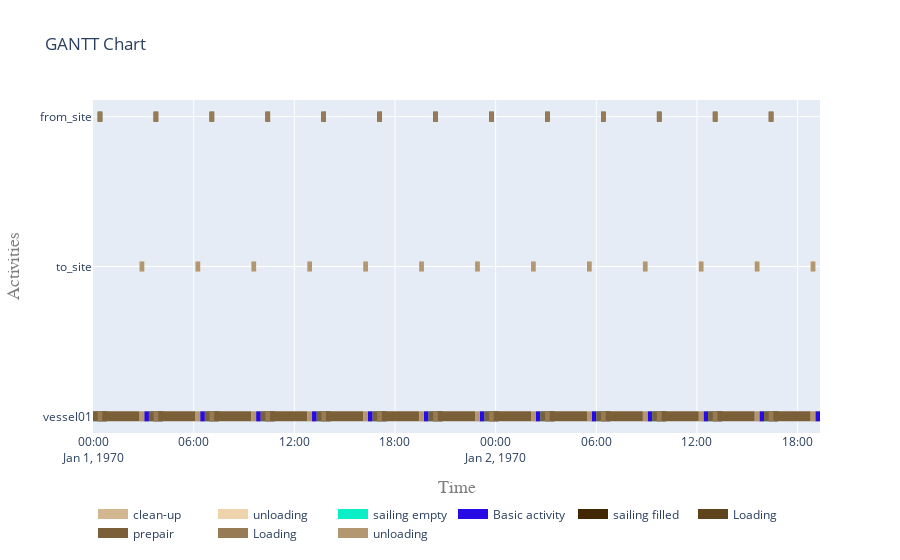

Source (notebook cell):
### Code cell
plot.get_gantt_chart([vessel01, from_site, to_site], id_map=[while_activity])

### Figure 1 — Plotly figure (JSON) as saved in the notebook; plotly's stock layout.template omitted (floating-point values rounded to 4 significant figures; data arrays with more than 128 entries replaced by an {"elided": "..."} marker saying what was removed)
{"data": [{"connectgaps": false, "hoverinfo": "y+name", "line": {"color": "rgb(211,183,145)", "width": 10}, "mode": "lines", "name": "clean-up", "type": "scatter", "x": ["1970-01-01T03:03:20", "1970-01-01T03:03:20", "1970-01-01T03:20:00", "1970-01-01T03:20:00", "1970-01-01T03:20:00", "1970-01-01T06:23:20", "1970-01-01T06:23:20", "1970-01-01T06:40:00", "1970-01-01T06:40:00", "1970-01-01T06:40:00", "1970-01-01T09:43:20", "1970-01-01T09:43:20", "1970-01-01T10:00:00", "1970-01-01T10:00:00", "1970-01-01T10:00:00", "1970-01-01T13:03:20", "1970-01-01T13:03:20", "1970-01-01T13:20:00", "1970-01-01T13:20:00", "1970-01-01T13:20:00", "1970-01-01T16:23:20", "1970-01-01T16:23:20", "1970-01-01T16:40:00", "1970-01-01T16:40:00", "1970-01-01T16:40:00", "1970-01-01T19:43:20", "1970-01-01T19:43:20", "1970-01-01T20:00:00", "1970-01-01T20:00:00", "1970-01-01T20:00:00", "1970-01-01T23:03:20", "1970-01-01T23:03:20", "1970-01-01T23:20:00", "1970-01-01T23:20:00", "1970-01-01T23:20:00", "1970-01-02T02:23:20", "1970-01-02T02:23:20", "1970-01-02T02:40:00", "1970-01-02T02:40:00", "1970-01-02T02:40:00", "1970-01-02T05:43:20", "1970-01-02T05:43:20", "1970-01-02T06:00:00", "1970-01-02T06:00:00", "1970-01-02T06:00:00", "1970-01-02T09:03:20", "1970-01-02T09:03:20", "1970-01-02T09:20:00", "1970-01-02T09:20:00", "1970-01-02T09:20:00", "1970-01-02T12:23:20", "1970-01-02T12:23:20", "1970-01-02T12:40:00", "1970-01-02T12:40:00", "1970-01-02T12:40:00", "1970-01-02T15:43:20", "1970-01-02T15:43:20", "1970-01-02T16:00:00", "1970-01-02T16:00:00", "1970-01-02T16:00:00", "1970-01-02T19:03:20", "1970-01-02T19:03:20", "1970-01-02T19:20:00", "1970-01-02T19:20:00", "1970-01-02T19:20:00"], "y": ["vessel01", "vessel01", "vessel01", "vessel01", null, "vessel01", "vessel01", "vessel01", "vessel01", null, "vessel01", "vessel01", "vessel01", "vessel01", null, "vessel01", "vessel01", "vessel01", "vessel01", null, "vessel01", "vessel01", "vessel01", "vessel01", null, "vessel01", "vessel01", "vessel01", "vessel01", null, "vessel01", "vessel01", "vessel01", "vessel01", null, "vessel01", "vessel01", "vessel01", "vessel01", null, "vessel01", "vessel01", "vessel01", "vessel01", null, "vessel01", "vessel01", "vessel01", "vessel01", null, "vessel01", "vessel01", "vessel01", "vessel01", null, "vessel01", "vessel01", "vessel01", "vessel01", null, "vessel01", "vessel01", "vessel01", "vessel01", null]}, {"connectgaps": false, "hoverinfo": "y+name", "line": {"color": "rgb(239,211,173)", "width": 10}, "mode": "lines", "name": "unloading", "type": "scatter", "x": {"elided": "130 str values"}, "y": {"elided": "130 str values"}}, {"connectgaps": false, "hoverinfo": "y+name", "line": {"color": "rgb(11,239,201)", "width": 10}, "mode": "lines", "name": "sailing empty", "type": "scatter", "x": ["1970-01-01T00:00:00", "1970-01-01T00:00:00", "1970-01-01T00:16:40", "1970-01-01T00:16:40", "1970-01-01T00:16:40", "1970-01-01T03:20:00", "1970-01-01T03:20:00", "1970-01-01T03:36:40", "1970-01-01T03:36:40", "1970-01-01T03:36:40", "1970-01-01T06:40:00", "1970-01-01T06:40:00", "1970-01-01T06:56:40", "1970-01-01T06:56:40", "1970-01-01T06:56:40", "1970-01-01T10:00:00", "1970-01-01T10:00:00", "1970-01-01T10:16:40", "1970-01-01T10:16:40", "1970-01-01T10:16:40", "1970-01-01T13:20:00", "1970-01-01T13:20:00", "1970-01-01T13:36:40", "1970-01-01T13:36:40", "1970-01-01T13:36:40", "1970-01-01T16:40:00", "1970-01-01T16:40:00", "1970-01-01T16:56:40", "1970-01-01T16:56:40", "1970-01-01T16:56:40", "1970-01-01T20:00:00", "1970-01-01T20:00:00", "1970-01-01T20:16:40", "1970-01-01T20:16:40", "1970-01-01T20:16:40", "1970-01-01T23:20:00", "1970-01-01T23:20:00", "1970-01-01T23:36:40", "1970-01-01T23:36:40", "1970-01-01T23:36:40", "1970-01-02T02:40:00", "1970-01-02T02:40:00", "1970-01-02T02:56:40", "1970-01-02T02:56:40", "1970-01-02T02:56:40", "1970-01-02T06:00:00", "1970-01-02T06:00:00", "1970-01-02T06:16:40", "1970-01-02T06:16:40", "1970-01-02T06:16:40", "1970-01-02T09:20:00", "1970-01-02T09:20:00", "1970-01-02T09:36:40", "1970-01-02T09:36:40", "1970-01-02T09:36:40", "1970-01-02T12:40:00", "1970-01-02T12:40:00", "1970-01-02T12:56:40", "1970-01-02T12:56:40", "1970-01-02T12:56:40", "1970-01-02T16:00:00", "1970-01-02T16:00:00", "1970-01-02T16:16:40", "1970-01-02T16:16:40", "1970-01-02T16:16:40"], "y": ["vessel01", "vessel01", "vessel01", "vessel01", null, "vessel01", "vessel01", "vessel01", "vessel01", null, "vessel01", "vessel01", "vessel01", "vessel01", null, "vessel01", "vessel01", "vessel01", "vessel01", null, "vessel01", "vessel01", "vessel01", "vessel01", null, "vessel01", "vessel01", "vessel01", "vessel01", null, "vessel01", "vessel01", "vessel01", "vessel01", null, "vessel01", "vessel01", "vessel01", "vessel01", null, "vessel01", "vessel01", "vessel01", "vessel01", null, "vessel01", "vessel01", "vessel01", "vessel01", null, "vessel01", "vessel01", "vessel01", "vessel01", null, "vessel01", "vessel01", "vessel01", "vessel01", null, "vessel01", "vessel01", "vessel01", "vessel01", null]}, {"connectgaps": false, "hoverinfo": "y+name", "line": {"color": "rgb(39,11,229)", "width": 10}, "mode": "lines", "name": "Basic activity", "type": "scatter", "x": ["1970-01-01T03:03:20", "1970-01-01T03:03:20", "1970-01-01T03:20:00", "1970-01-01T03:20:00", "1970-01-01T03:20:00", "1970-01-01T06:23:20", "1970-01-01T06:23:20", "1970-01-01T06:40:00", "1970-01-01T06:40:00", "1970-01-01T06:40:00", "1970-01-01T09:43:20", "1970-01-01T09:43:20", "1970-01-01T10:00:00", "1970-01-01T10:00:00", "1970-01-01T10:00:00", "1970-01-01T13:03:20", "1970-01-01T13:03:20", "1970-01-01T13:20:00", "1970-01-01T13:20:00", "1970-01-01T13:20:00", "1970-01-01T16:23:20", "1970-01-01T16:23:20", "1970-01-01T16:40:00", "1970-01-01T16:40:00", "1970-01-01T16:40:00", "1970-01-01T19:43:20", "1970-01-01T19:43:20", "1970-01-01T20:00:00", "1970-01-01T20:00:00", "1970-01-01T20:00:00", "1970-01-01T23:03:20", "1970-01-01T23:03:20", "1970-01-01T23:20:00", "1970-01-01T23:20:00", "1970-01-01T23:20:00", "1970-01-02T02:23:20", "1970-01-02T02:23:20", "1970-01-02T02:40:00", "1970-01-02T02:40:00", "1970-01-02T02:40:00", "1970-01-02T05:43:20", "1970-01-02T05:43:20", "1970-01-02T06:00:00", "1970-01-02T06:00:00", "1970-01-02T06:00:00", "1970-01-02T09:03:20", "1970-01-02T09:03:20", "1970-01-02T09:20:00", "1970-01-02T09:20:00", "1970-01-02T09:20:00", "1970-01-02T12:23:20", "1970-01-02T12:23:20", "1970-01-02T12:40:00", "1970-01-02T12:40:00", "1970-01-02T12:40:00", "1970-01-02T15:43:20", "1970-01-02T15:43:20", "1970-01-02T16:00:00", "1970-01-02T16:00:00", "1970-01-02T16:00:00", "1970-01-02T19:03:20", "1970-01-02T19:03:20", "1970-01-02T19:20:00", "1970-01-02T19:20:00", "1970-01-02T19:20:00"], "y": ["vessel01", "vessel01", "vessel01", "vessel01", null, "vessel01", "vessel01", "vessel01", "vessel01", null, "vessel01", "vessel01", "vessel01", "vessel01", null, "vessel01", "vessel01", "vessel01", "vessel01", null, "vessel01", "vessel01", "vessel01", "vessel01", null, "vessel01", "vessel01", "vessel01", "vessel01", null, "vessel01", "vessel01", "vessel01", "vessel01", null, "vessel01", "vessel01", "vessel01", "vessel01", null, "vessel01", "vessel01", "vessel01", "vessel01", null, "vessel01", "vessel01", "vessel01", "vessel01", null, "vessel01", "vessel01", "vessel01", "vessel01", null, "vessel01", "vessel01", "vessel01", "vessel01", null, "vessel01", "vessel01", "vessel01", "vessel01", null]}, {"connectgaps": false, "hoverinfo": "y+name", "line": {"color": "rgb(67,39,1)", "width": 10}, "mode": "lines", "name": "sailing filled", "type": "scatter", "x": ["1970-01-01T00:33:20", "1970-01-01T00:33:20", "1970-01-01T00:50:00", "1970-01-01T00:50:00", "1970-01-01T00:50:00", "1970-01-01T03:53:20", "1970-01-01T03:53:20", "1970-01-01T04:10:00", "1970-01-01T04:10:00", "1970-01-01T04:10:00", "1970-01-01T07:13:20", "1970-01-01T07:13:20", "1970-01-01T07:30:00", "1970-01-01T07:30:00", "1970-01-01T07:30:00", "1970-01-01T10:33:20", "1970-01-01T10:33:20", "1970-01-01T10:50:00", "1970-01-01T10:50:00", "1970-01-01T10:50:00", "1970-01-01T13:53:20", "1970-01-01T13:53:20", "1970-01-01T14:10:00", "1970-01-01T14:10:00", "1970-01-01T14:10:00", "1970-01-01T17:13:20", "1970-01-01T17:13:20", "1970-01-01T17:30:00", "1970-01-01T17:30:00", "1970-01-01T17:30:00", "1970-01-01T20:33:20", "1970-01-01T20:33:20", "1970-01-01T20:50:00", "1970-01-01T20:50:00", "1970-01-01T20:50:00", "1970-01-01T23:53:20", "1970-01-01T23:53:20", "1970-01-02T00:10:00", "1970-01-02T00:10:00", "1970-01-02T00:10:00", "1970-01-02T03:13:20", "1970-01-02T03:13:20", "1970-01-02T03:30:00", "1970-01-02T03:30:00", "1970-01-02T03:30:00", "1970-01-02T06:33:20", "1970-01-02T06:33:20", "1970-01-02T06:50:00", "1970-01-02T06:50:00", "1970-01-02T06:50:00", "1970-01-02T09:53:20", "1970-01-02T09:53:20", "1970-01-02T10:10:00", "1970-01-02T10:10:00", "1970-01-02T10:10:00", "1970-01-02T13:13:20", "1970-01-02T13:13:20", "1970-01-02T13:30:00", "1970-01-02T13:30:00", "1970-01-02T13:30:00", "1970-01-02T16:33:20", "1970-01-02T16:33:20", "1970-01-02T16:50:00", "1970-01-02T16:50:00", "1970-01-02T16:50:00"], "y": ["vessel01", "vessel01", "vessel01", "vessel01", null, "vessel01", "vessel01", "vessel01", "vessel01", null, "vessel01", "vessel01", "vessel01", "vessel01", null, "vessel01", "vessel01", "vessel01", "vessel01", null, "vessel01", "vessel01", "vessel01", "vessel01", null, "vessel01", "vessel01", "vessel01", "vessel01", null, "vessel01", "vessel01", "vessel01", "vessel01", null, "vessel01", "vessel01", "vessel01", "vessel01", null, "vessel01", "vessel01", "vessel01", "vessel01", null, "vessel01", "vessel01", "vessel01", "vessel01", null, "vessel01", "vessel01", "vessel01", "vessel01", null, "vessel01", "vessel01", "vessel01", "vessel01", null, "vessel01", "vessel01", "vessel01", "vessel01", null]}, {"connectgaps": false, "hoverinfo": "y+name", "line": {"color": "rgb(95,67,29)", "width": 10}, "mode": "lines", "name": "Loading", "type": "scatter", "x": {"elided": "130 str values"}, "y": {"elided": "130 str values"}}, {"connectgaps": false, "hoverinfo": "y+name", "line": {"color": "rgb(123,95,57)", "width": 10}, "mode": "lines", "name": "prepair", "type": "scatter", "x": ["1970-01-01T00:00:00", "1970-01-01T00:00:00", "1970-01-01T02:46:40", "1970-01-01T02:46:40", "1970-01-01T02:46:40", "1970-01-01T03:20:00", "1970-01-01T03:20:00", "1970-01-01T06:06:40", "1970-01-01T06:06:40", "1970-01-01T06:06:40", "1970-01-01T06:40:00", "1970-01-01T06:40:00", "1970-01-01T09:26:40", "1970-01-01T09:26:40", "1970-01-01T09:26:40", "1970-01-01T10:00:00", "1970-01-01T10:00:00", "1970-01-01T12:46:40", "1970-01-01T12:46:40", "1970-01-01T12:46:40", "1970-01-01T13:20:00", "1970-01-01T13:20:00", "1970-01-01T16:06:40", "1970-01-01T16:06:40", "1970-01-01T16:06:40", "1970-01-01T16:40:00", "1970-01-01T16:40:00", "1970-01-01T19:26:40", "1970-01-01T19:26:40", "1970-01-01T19:26:40", "1970-01-01T20:00:00", "1970-01-01T20:00:00", "1970-01-01T22:46:40", "1970-01-01T22:46:40", "1970-01-01T22:46:40", "1970-01-01T23:20:00", "1970-01-01T23:20:00", "1970-01-02T02:06:40", "1970-01-02T02:06:40", "1970-01-02T02:06:40", "1970-01-02T02:40:00", "1970-01-02T02:40:00", "1970-01-02T05:26:40", "1970-01-02T05:26:40", "1970-01-02T05:26:40", "1970-01-02T06:00:00", "1970-01-02T06:00:00", "1970-01-02T08:46:40", "1970-01-02T08:46:40", "1970-01-02T08:46:40", "1970-01-02T09:20:00", "1970-01-02T09:20:00", "1970-01-02T12:06:40", "1970-01-02T12:06:40", "1970-01-02T12:06:40", "1970-01-02T12:40:00", "1970-01-02T12:40:00", "1970-01-02T15:26:40", "1970-01-02T15:26:40", "1970-01-02T15:26:40", "1970-01-02T16:00:00", "1970-01-02T16:00:00", "1970-01-02T18:46:40", "1970-01-02T18:46:40", "1970-01-02T18:46:40"], "y": ["vessel01", "vessel01", "vessel01", "vessel01", null, "vessel01", "vessel01", "vessel01", "vessel01", null, "vessel01", "vessel01", "vessel01", "vessel01", null, "vessel01", "vessel01", "vessel01", "vessel01", null, "vessel01", "vessel01", "vessel01", "vessel01", null, "vessel01", "vessel01", "vessel01", "vessel01", null, "vessel01", "vessel01", "vessel01", "vessel01", null, "vessel01", "vessel01", "vessel01", "vessel01", null, "vessel01", "vessel01", "vessel01", "vessel01", null, "vessel01", "vessel01", "vessel01", "vessel01", null, "vessel01", "vessel01", "vessel01", "vessel01", null, "vessel01", "vessel01", "vessel01", "vessel01", null, "vessel01", "vessel01", "vessel01", "vessel01", null]}, {"connectgaps": false, "hoverinfo": "y+name", "line": {"color": "rgb(151,123,85)", "width": 10}, "mode": "lines", "name": "Loading", "type": "scatter", "x": {"elided": "130 str values"}, "y": {"elided": "130 str values"}}, {"connectgaps": false, "hoverinfo": "y+name", "line": {"color": "rgb(179,151,113)", "width": 10}, "mode": "lines", "name": "unloading", "type": "scatter", "x": {"elided": "130 str values"}, "y": {"elided": "130 str values"}}], "layout": {"hovermode": "closest", "legend": {"orientation": "h", "x": 0, "y": -0.2}, "title": {"text": "GANTT Chart"}, "xaxis": {"range": ["1970-01-01T00:00:00", "1970-01-02T19:20:00"], "title": {"font": {"color": "#7f7f7f", "family": "Courier New, monospace", "size": 18}, "text": "Time"}}, "yaxis": {"title": {"font": {"color": "#7f7f7f", "family": "Courier New, monospace", "size": 18}, "text": "Activities"}}}}
